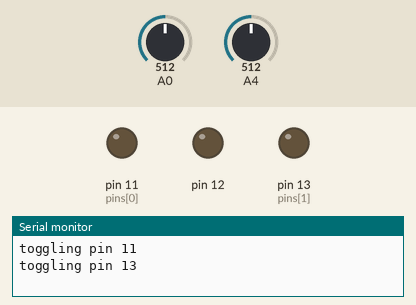
Bench run of a sketch on a simulated Arduino Uno, built with avr-gcc and run on an emulated ATmega328P. On the bench: output pins drawn as LEDs (lit = HIGH), the last lines printed to the serial monitor. Inputs (shaded band) come from the test bench; at power-on: A4 = 512, A0 = 512.

Above: at 2.2 s.
2.3 s: A4 set to 248
3.8 s: A4 set to 222
At 4.3 s:
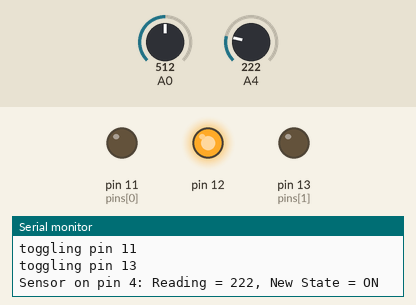
5.3 s: A0 set to 254
6.8 s: A0 set to 224
At 8.0 s:
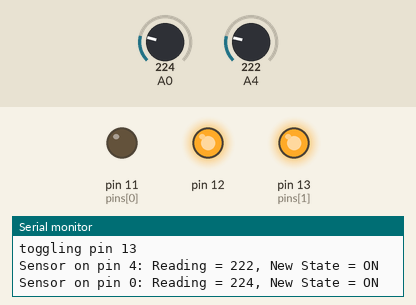
8.3 s: A4 set to 321
9.8 s: A4 set to 346
At 10.6 s:
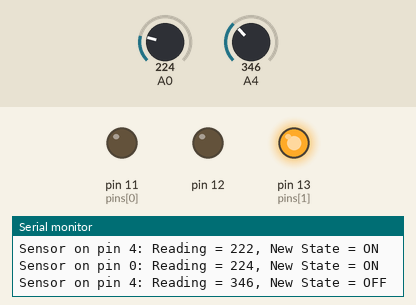
Timing chart, 0 to 12.3 s (numbered marks = the images above; inputs shaded):
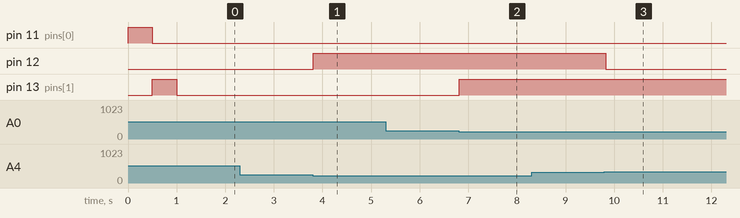

Measured:
- the behaviour switches between 236 and 235 on A4 (found by bisection; images 0 and 1)
- the behaviour switches between 236 and 235 on A0 (found by bisection; images 1 and 2)
- the behaviour switches between 336 and 337 on A4 (found by bisection; images 2 and 3)
- after the input at 2.3 s, every drawn part: stays the same
- after the input at 3.8 s, pin 12: LOW → HIGH at once
- after the input at 5.3 s, every drawn part: stays the same
- after the input at 6.8 s, pin 13 (pins[1]): LOW → HIGH at once
- after the input at 8.3 s, every drawn part: stays the same
- after the input at 9.8 s, pin 12: HIGH → LOW at once

The sketch:

ArduinoGatewayTest.ino
```cpp
/*
ArduinoGatewayTest.inno

Test sketch assumes LDR sensors are connected on analog pins 0 and 4
with respective outputs on digital pins 13 and 12

Connect ICSP pins from Arduino to Gatway
Note orientation of cable to ensure +5 volt pins connected together.
*/


class LDRSensor {
public:
    int analogPin;        // Analog pin where the LDR is connected
    int controlPin;       // Digital pin to control (e.g., an LED or a relay)
    int maxReading;       // Maximum light reading, adjusted dynamically
    int minReading;       // Minimum light reading, adjusted dynamically
    int threshold;        // Light threshold for switching the control pin
    float thresholdPercent; // Percentage to calculate threshold between min and max
    int hysteresis;       // Hysteresis margin to avoid flickering
    bool lastState;       // Last state of the control pin

    LDRSensor(int analogPin, int controlPin) : analogPin(analogPin), controlPin(controlPin), maxReading(0), minReading(60), thresholdPercent(0.5), hysteresis(50), lastState(false) {}

    void begin() {
        pinMode(controlPin, OUTPUT);
        int initialReading = analogRead(analogPin);
        maxReading = initialReading;  // Set initial maximum reading
        minReading = initialReading < minReading ? initialReading : minReading;  // Set initial minimum reading if below default
        updateThreshold(); // Initialize threshold based on initial readings
    }

    // Update threshold based on current max and min readings
    void updateThreshold() {
        threshold = minReading + (int)((maxReading - minReading) * thresholdPercent);
    }

    // Update sensor state and control the digital output based on light level
    void update() {
        int reading = analogRead(analogPin);

        // Dynamically adjust max and min readings
        if (reading > maxReading) {
            maxReading = reading;
            updateThreshold();
        } else if (reading < minReading) {
            minReading = reading;
            updateThreshold();
        }

        bool newState;
        if (reading < threshold - hysteresis) {
            newState = true;  // Turn on the control pin if below lower threshold
        } else if (reading > threshold + hysteresis) {
            newState = false; // Turn off the control pin if above upper threshold
        } else {
            newState = lastState;  // Maintain the last state if within the hysteresis band
        }

        if (newState != lastState) {
            digitalWrite(controlPin, newState ? HIGH : LOW);
            lastState = newState;
            // Print the sensor reading and new state to the serial monitor
            Serial.print("Sensor on pin ");
            Serial.print(analogPin);
            Serial.print(": Reading = ");
            Serial.print(reading);
            Serial.print(", New State = ");
            Serial.println(newState ? "ON" : "OFF");
        }
    }
};

LDRSensor sensor1(0, 13);  // LDR is connected to A0 and control pin is 13
LDRSensor sensor2(4, 12);  // LDR is connected to A4 and control pin is 12

void setup() {
    Serial.begin(9600);    // Start serial communication at 9600 bps
    testIcspPins();
    sensor1.begin();       // Initialize sensor 1
    sensor2.begin();       // Initialize sensor 2
}

void loop() {
    sensor1.update();      // Update sensor 1 state
    sensor2.update();      // Update sensor 2 state
    //Serial.print(analogRead(0));   Serial.print(", "); Serial.println(analogRead(4)); // uncomment to show sensor readings
    delay(100);
}

void testIcspPins() {
  int pins[] = {11,13};
  for(int i=0; i < 2; i++){
     Serial.print("toggling pin "); Serial.println(pins[i]);
     pinMode(pins[i], OUTPUT);
     digitalWrite(pins[i], HIGH);
     delay(500);
     digitalWrite(pins[i], LOW);
  }
}
```
